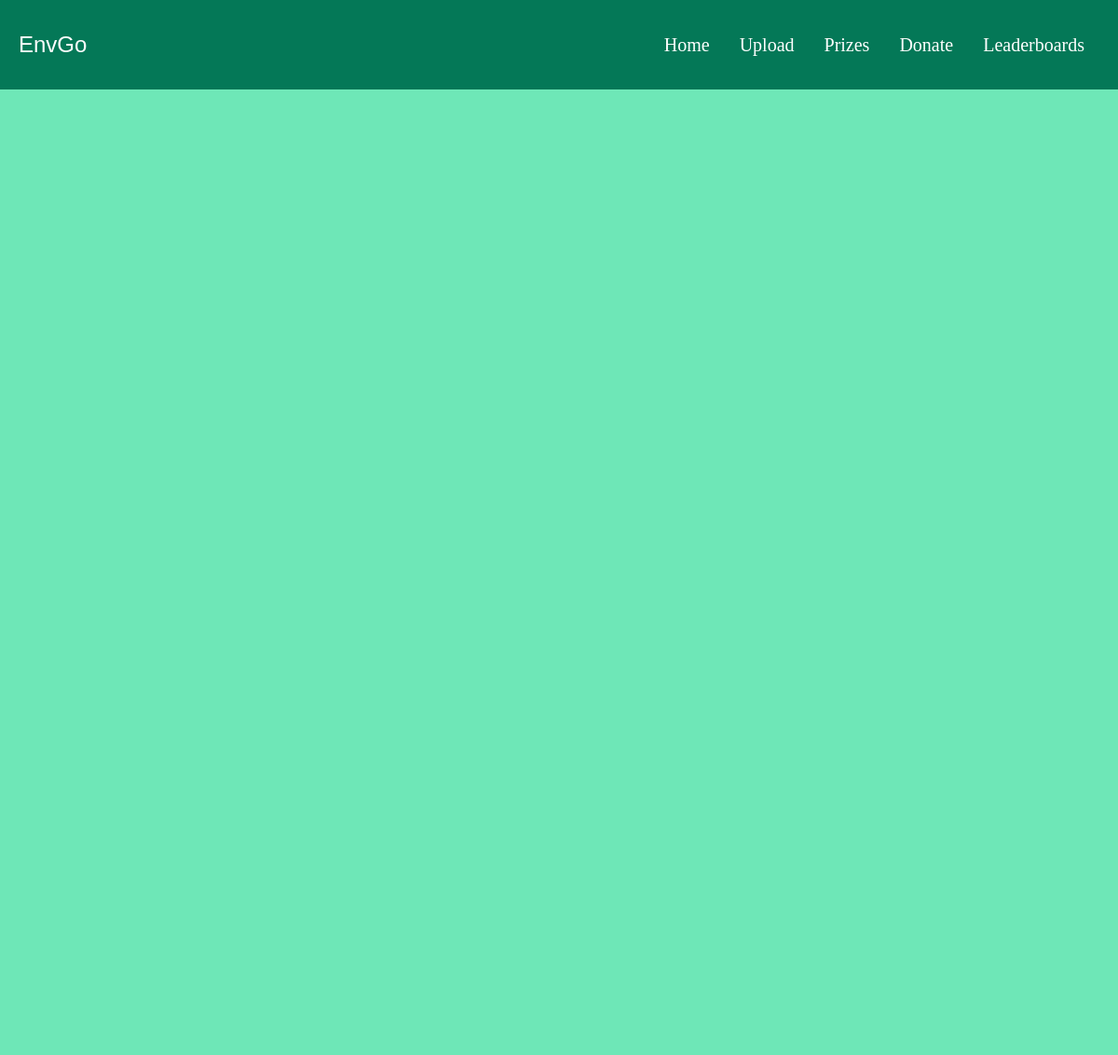
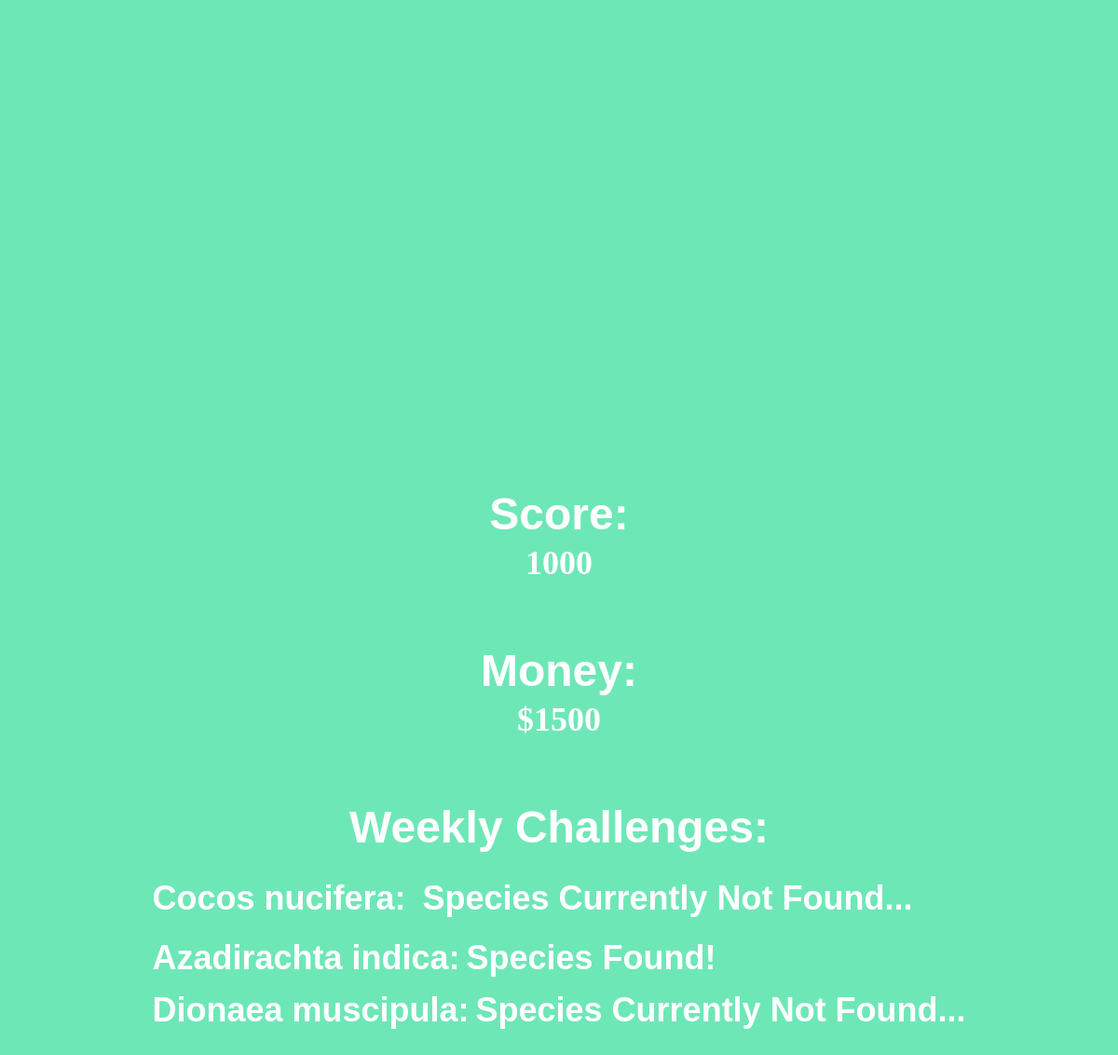
Screenshot of / (signed in) with the database file from the repository (2 pictures, top to bottom).
### tables this page shows
CREATE TABLE leaderBoard(
   user_id INTEGER PRIMARY KEY,
   score INTEGER
);

CREATE TABLE userInfo (user_id INTEGER PRIMARY KEY AUTOINCREMENT, password nvarchar(100), username nvarchar(100), money INTEGER);

CREATE TABLE user3 (pic_id INTEGER PRIMARY KEY AUTOINCREMENT, species_name nvarchar(100), pic_url nvarchar(200));

### app/main.py (the view)
@app.route("/")
@login_required
def index():
    conn = sqlite3.connect('mydatabase.db')
    cursor = conn.cursor()
    cursor.execute(f"""SELECT user_id, money FROM userInfo WHERE username = '{session["username"]}'""")
    user_id, money = cursor.fetchone()
    cursor.execute(f'SELECT species_name, pic_url FROM user{user_id}')
    data = cursor.fetchall()
    cursor.execute(f"""SELECT score FROM leaderBoard WHERE user_id = '{user_id}'""")
    score = cursor.fetchone()[0]
    species_seen = calc_user_progress(user_id, list(current_challenge["species_name"].keys()))
    data = [score, money, data, list(current_challenge["species_name"].keys()), species_seen]
    return render_template('index.html', user=session["username"], password=session["password"], data=data)

### app/main.py (called while the page is built)
def login_required(f):
    @wraps(f)
    def decorated_function(*args, **kwargs):
        if session.get("username") is None:
            return redirect("/login/good")
        return f(*args, **kwargs)
    return decorated_function

### dummy_table_function.py (called while the page is built)
def calc_user_progress(user_id, challenges: list):
    conn = sqlite3.connect('mydatabase.db')
    cursor = conn.cursor()
    cursor.execute(f'SELECT species_name FROM user{user_id}')
    data = [i[0] for i in set(cursor.fetchall())]
    print(data)
    completed = []
    for species in challenges:
        if species in data:
            completed.append('Species Found!')
        else:
            completed.append('Species Currently Not Found...')
    return completed

### app/templates/index.html (shortened to what this page needs)
<!DOCTYPE html>
<html lang="en">
  <head>
    <script src="https://cdn.tailwindcss.com"></script>
    <link rel="stylesheet" href="{{url_for('static', filename='css/main.css')}}"/>
  </head>
  <body>
    <nav
      class="p-5 bg-emerald-700 shadow md:flex md:items-center md:justify-between py-8"
    >
      <div>
        <span class="text-2xl text-white font-body">EnvGo</span>
      </div>
      <ul class="md:flex md:items-center">
        <li class="mx-4 my-6 md:my-0">
          <a href="/" class="text-xl hover:text-black duration-500 text-white">
            Home
          </a>
        </li>
        <li class="mx-4 my-6 md:my-0">
          <a
            href="/upload"
            class="text-xl hover:text-black duration-500 text-white"
          >
            Upload
          </a>
        </li>
        <li class="mx-4 my-6 md:my-0">
          <a
            href="/challenges/null"
            class="text-xl hover:text-black duration-500 text-white"
          >
            Prizes
          </a>
        </li>
        <li class="mx-4 my-6 md:my-0">
          <a
            href="/donate"
            class="text-xl hover:text-black duration-500 text-white"
          >
            Donate
          </a>
        </li>
        <li class="mx-4 my-6 md:my-0">
          <a
            href="/leaderboard"
            class="text-xl hover:text-black duration-500 text-white"
          >
            Leaderboards
          </a>
        </li>
      </ul>
    </nav>
    <div class="grid place-items-center h-screen bg-emerald-300">
      <div class="text-center py-8">
        <h3 class="text-5xl py-8 text-white text-center font-bold">Score: <p class="text-4xl py-2 text-white text-center" >{{data[0]}}</p></h3>
        <h3 class="text-5xl py-8 text-white text-center font-bold">Money: <p class="text-4xl py-2 text-white text-center" >${{data[1]}}</p></h3>
        <h3 class="text-5xl py-8 text-white text-center font-bold">Weekly Challenges:</h3>
        <h1 class="text-4xl text-white text-center flex font-semibold"">
          {{data[-2][0]}}:
          <p class="font-bold"> <p class="text-emerald-300 text-4xl py-2 text-center">_</p> {{data[-1][0]}}</p>
        </h1>
        <h1 class="text-4xl py-2 text-white text-center flex font-semibold"">
          {{data[-2][1]}}:
          <p class="font-bold"><p class="text-emerald-300">_</p>{{data[-1][1]}}</p>
        </h1>
        <h1 class="text-4xl py-2 text-white text-center flex font-semibold"">
          {{data[-2][2]}}:
          <p class="font-bold"><p class="text-emerald-300">_</p>{{data[-1][2]}}</p>
        </h1>
      </div>
    </div>
  </body>
</html>

### app/static/css/main.css (style rules this page uses)
* { margin: 0px; padding: 0px; box-sizing: border-box; }
body, html { height: 100%; font-family: Poppins-Regular, sans-serif; }
a { font-family: Poppins-Regular; font-size: 14px; line-height: 1.7; color: #666666; margin: 0px; transition: all 0.4s; -webkit-transition: all 0.4s; -o-transition: all 0.4s; -moz-transition: all 0.4s; }
h1,h2,h3,h4,h5,h6 { margin: 0px; }
p { font-family: Poppins-Regular; font-size: 14px; line-height: 1.7; color: #666666; margin: 0px; }
ul, li { margin: 0px; list-style-type: none; }

### rows the page displays
leaderBoard: score "1000"
userInfo: money "1500"
user3: species_name "Azadirachta indica"

### other values shown
{{ data[-2][0] }} "Cocos nucifera"
{{ data[-1][0] }} "Species Currently Not Found..."
{{ data[-1][1] }} "Species Found!"
{{ data[-2][2] }} "Dionaea muscipula"
{{ data[-1][2] }} "Species Currently Not Found..."
